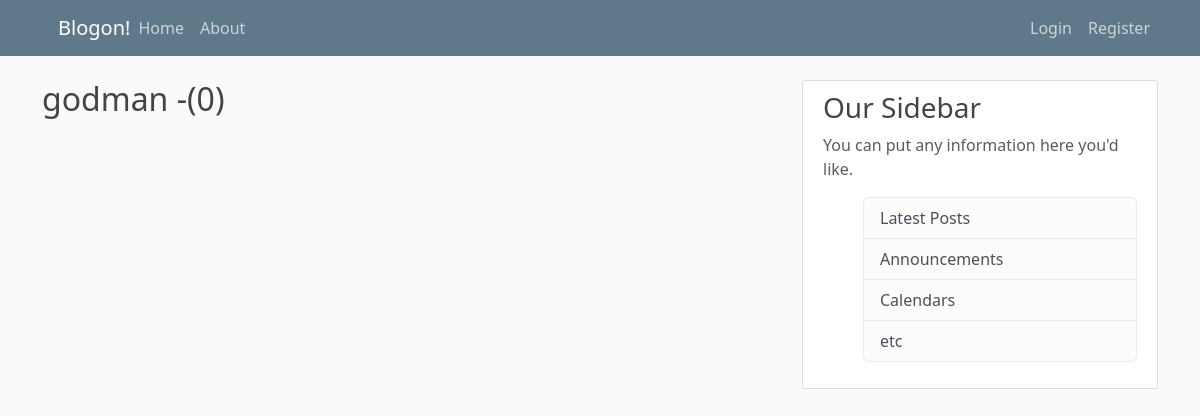
Page /user/godman on the earlier database version.
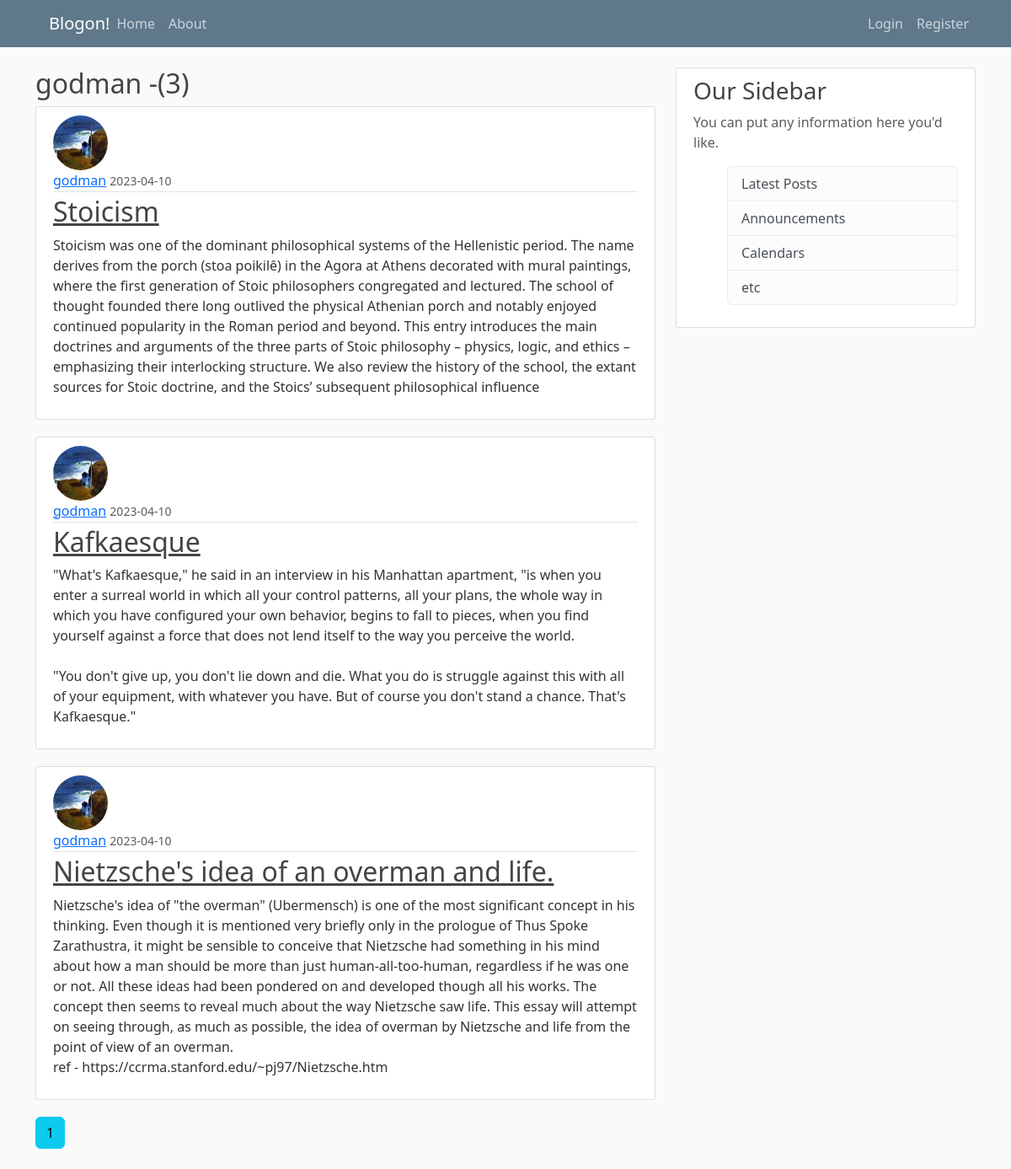
Same page on the later database version.
### flaskblog/models.py (models this page shows, shortened)
class User(db.Model, UserMixin):
    id = db.Column(db.Integer, primary_key = True)
    username = db.Column(db.String(20), unique =True, nullable = False)
    email = db.Column(db.String(120), unique =True, nullable = False)
    image_file = db.Column(db.String(20), default = 'default.jpg')
    password = db.Column(db.String(60), nullable = False)
    posts = db.relationship('Post', backref = 'author', lazy = True)

class Post(db.Model):
    id = db.Column(db.Integer, primary_key = True)
    title = db.Column(db.String(100), nullable = False)
    date_posted = db.Column(db.DateTime, nullable = False, default = datetime.utcnow)
    content = db.Column(db.Text, nullable = False)
    user_id = db.Column(db.Integer, db.ForeignKey('user.id'), nullable = False)

### flaskblog/routes.py (the view)
@app.route("/user/<string:username>")
def user_posts(username):
    page = request.args.get('page', 1, type=int)
    user = User.query.filter_by(username = username).first_or_404()
    posts = Post.query.filter_by(author = user).order_by(Post.date_posted.desc()).paginate(page = page, per_page = 3)
    return render_template('user_posts.html', posts = posts, user = user)

### flaskblog/templates/user_posts.html
{% extends "layout.html" %}
{% block content %}
    <h2>{{ user.username}} -({{posts.total}})</h2>
    {% for post in posts.items %}
      <article class="media content-section">
        <img class="rounded-circle article-img" src="{{ url_for('static', filename = 'profile_pics/' + post.author.image_file) }}">
        <div class="media-body">
          <div class="article-metadata">
            <a class="mr-2" href="#">{{ post.author.username }}</a>
            <small class="text-muted">{{ post.date_posted.strftime('%Y-%m-%d')}}</small>
          </div>
          <h2><a class="article-title" href="{{url_for('post', post_id = post.id)}}">{{ post.title }}</a></h2>
          <p class="article-content">{{ post.content }}</p>
        </div>
      </article>
    {% endfor %}
    {% for page_num in posts.iter_pages(left_edge=1, right_edge=1, left_current=1, right_current=2) %}
      {% if page_num %}
        {% if posts.page == page_num %}
          <a class="btn btn-info mb-4" href="{{url_for('user_posts', username = user.username)}}"> {{page_num}} </a>
        {% else %}
        <a class="btn btn-outline-info mb-4" href="{{url_for('user_posts', username = user.username)}}"> {{page_num}} </a>
        {% endif %}
      {% else %}
        ...
      {% endif %}
    {% endfor %}
{% endblock content %}

### flaskblog/templates/layout.html (shortened to what this page needs)
<!DOCTYPE html>
<html>
<head>
    <link rel="stylesheet" href="https://cdn.jsdelivr.net/npm/bootstrap@5.3.0-alpha2/dist/css/bootstrap.rtl.min.css">
    <link rel ="stylesheet" href = "{{ url_for('static', filename = 'main.css') }}">
</head>
    <body>
        <header class="site-header">
            <nav class="navbar navbar-expand-md navbar-dark bg-steel fixed-top">
              <div class="container">
                <a class="navbar-brand mr-4" href="/">Blogon!</a>
                <div class="collapse navbar-collapse" id="navbarToggle">
                  <div class="navbar-nav mr-auto">
                    <a class="nav-item nav-link" href="/">Home</a>
                    <a class="nav-item nav-link" href="/about">About</a>
                  </div>
                  <div class="navbar-nav right-align">
                    {% if current_user.is_authenticated %}
                    <a class="nav-item nav-link" href="{{url_for('logout')}}">Logout</a>
                    <a class="nav-item nav-link"  href="{{url_for('account')}}">{{ current_user.username}}</a>
                    <a class="nav-item nav-link"  href="{{url_for('new_post')}}">New Post</a>
                    {% else %}
                    <a class="nav-item nav-link" href="{{url_for('login')}}">Login</a>
                    <a class="nav-item nav-link" href="{{url_for('register')}}">Register</a>
                    {% endif %}
                  </div>
                </div>
              </div>
            </nav>
          </header>
          <main role="main" class="container">
            <div class="row">
              <div class="col-md-8">
                {% block content %}{% endblock %}
              </div>
              <div class="col-md-4">
                <div class="content-section">
                  <h3>Our Sidebar</h3>
                  <p class='text-muted'>You can put any information here you'd like.
                    <ul class="list-group">
                      <li class="list-group-item list-group-item-light">Latest Posts</li>
                      <li class="list-group-item list-group-item-light">Announcements</li>
                      <li class="list-group-item list-group-item-light">Calendars</li>
                      <li class="list-group-item list-group-item-light">etc</li>
                    </ul>
                  </p>
                </div>
              </div>
            </div>
          </main>
    </body>
</html>

### flaskblog/static/main.css (style rules this page uses)
body { background: #fafafa; color: #333333; margin-top: 5rem; }
h1, h2, h3, h4, h5, h6 { color: #444444; }
.bg-steel { background-color: #5f788a; }
.site-header .navbar-nav .nav-link { color: #cbd5db; }
.content-section { background: #ffffff; padding: 10px 20px; border: 1px solid #dddddd; border-radius: 3px; margin-bottom: 20px; }
.article-title { color: #444444; }
.article-content { white-space: pre-line; }
.article-img { height: 65px; width: 65px; margin-right: 16px; }
.article-metadata { padding-bottom: 1px; margin-bottom: 4px; border-bottom: 1px solid #e3e3e3 }
.right-align { margin-left: auto; margin-right: 0; }

Differences in the rows shown:
added Post: image_file (picture), author.username "godman", date_posted "2023-04-10", title "Stoicism", content "Stoicism was one of the dominant philosophical systems of the Hellenistic period. The name derives from the porch (stoa poikilê) in the Agora at Athens decorated with mural paintings, where the first generation of Stoic philosophers congregated and lectured. The school of thought founded there long outlived the physical Athenian porch and notably enjoyed continued popularity in the Roman period and beyond. This entry introduces the main doctrines and arguments of the three parts of Stoic philosophy – physics, logic, and ethics – emphasizing their interlocking structure. We also review the history of the school, the extant sources for Stoic doctrine, and the Stoics’ subsequent philosophical…"
added Post: image_file (picture), author.username "godman", date_posted "2023-04-10", title "Kafkaesque", content "\"What's Kafkaesque,\" he said in an interview in his Manhattan apartment, \"is when you enter a surreal world in which all your control patterns, all your plans, the whole way in which you have configured your own behavior, begins to fall to pieces, when you find yourself against a force that does not lend itself to the way you perceive the world. \"You don't give up, you don't lie down and die. What you do is struggle against this with all of your equipment, with whatever you have. But of course you don't stand a chance. That's Kafkaesque.\""
added Post: image_file (picture), author.username "godman", date_posted "2023-04-10", title "Nietzsche's idea of an overman and life.", content "Nietzsche's idea of \"the overman\" (Ubermensch) is one of the most significant concept in his thinking. Even though it is mentioned very briefly only in the prologue of Thus Spoke Zarathustra, it might be sensible to conceive that Nietzsche had something in his mind about how a man should be more than just human-all-too-human, regardless if he was one or not. All these ideas had been pondered on and developed though all his works. The concept then seems to reveal much about the way Nietzsche saw life. This essay will attempt on seeing through, as much as possible, the idea of overman by Nietzsche and life from the point of view of an overman. ref -…"
Other differences:
{{ posts.total }}: "0" → "3"
new list line: "1"
